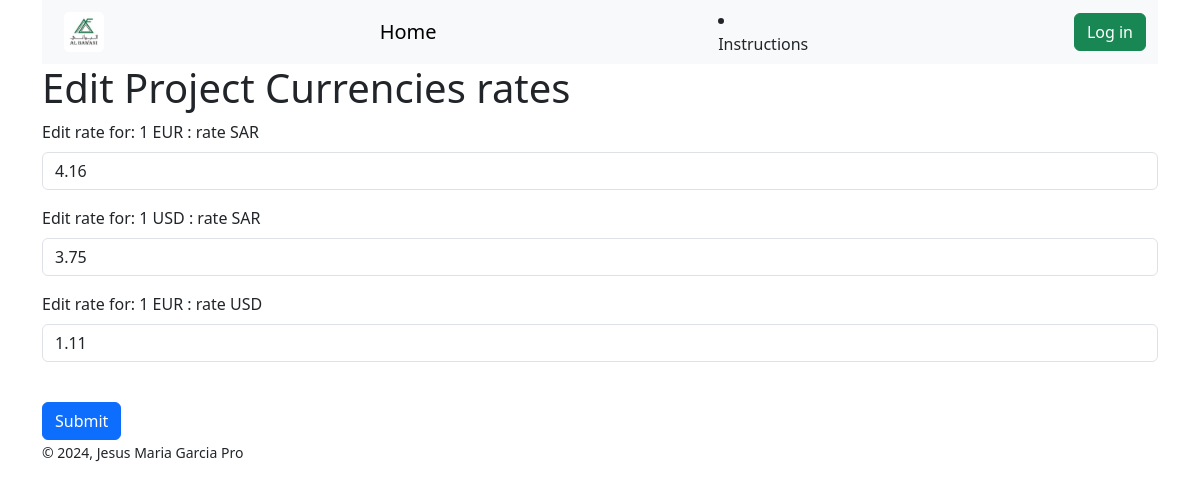
/currency_edit/, run on the app's committed database.
### tasks/models.py (models this page shows)
class Currency(models.Model):
    eur_sar = models.DecimalField(max_digits=10, decimal_places=2, default=4.16)
    usd_sar = models.DecimalField(max_digits=10, decimal_places=2, default=3.75)
    eur_usd = models.DecimalField(max_digits=10, decimal_places=2, default=1.11)
    def __str__(self):
        return f"EUR/SAR: {self.eur_sar}, USD/SAR: {self.usd_sar}, EUR/USD: {self.eur_usd}"

### tasks/views.py (the view)
# urls.py: path('currency_edit/', views.currency_edit, name='currency_edit'),
def currency_edit(request):
    currency_instance = Currency.objects.first()  # Assuming there's only one instance
    print(currency_instance)
    if request.method == 'POST':
        form = CurrencyForm(request.POST, instance=currency_instance)
        if form.is_valid():
            form.save()
            return redirect('home')
    else:
        form = CurrencyForm(instance=currency_instance)
    return render(request, 'tasks/currency_edit.html', {'form': form, 'currency': currency_instance})

### tasks/forms.py
class CurrencyForm(forms.ModelForm):
    class Meta:
        model = Currency
        fields = ('eur_sar', 'usd_sar', 'eur_usd')

### tasks/templates/tasks/currency_edit.html (shortened to what this page needs)
{% extends 'tasks/base.html' %}
{% block content %}
<div class="container">
  <h1>Edit Project Currencies rates</h1>
  <form method="post">
      <div class="mb-3">
        <label for="eur_sar" class="form-label" id="eur_sar">Edit rate for: 1 EUR : rate SAR</label>
        <input type="number" class="form-control" id="name" name="eur_sar" value="{{ currency.eur_sar|safe }}" step="0.01"/>
      </div>
      <div class="mb-3">
        <label for="usd_sar" class="form-label" id="usd_sar">Edit rate for: 1 USD : rate SAR</label>
        <input type="number" class="form-control" id="usd_sar" name="usd_sar" value="{{ currency.usd_sar|safe }}" step="0.01"/>
      </div>
      <div class="mb-3">
        <label for="eur_usd" class="form-label" id="eur_usd">Edit rate for: 1 EUR : rate USD</label>
        <input type="number" class="form-control" id="eur_usd" name="eur_usd" value="{{ currency.eur_usd|safe }}" step="0.01"/>
      </div>
      <br>
      <button type="submit" class="btn btn-primary">Submit</button>
    </form>
  </div>
{% endblock %}

### data on the page
Currency: eur_sar "4.16", usd_sar "3.75", eur_usd "1.11"
